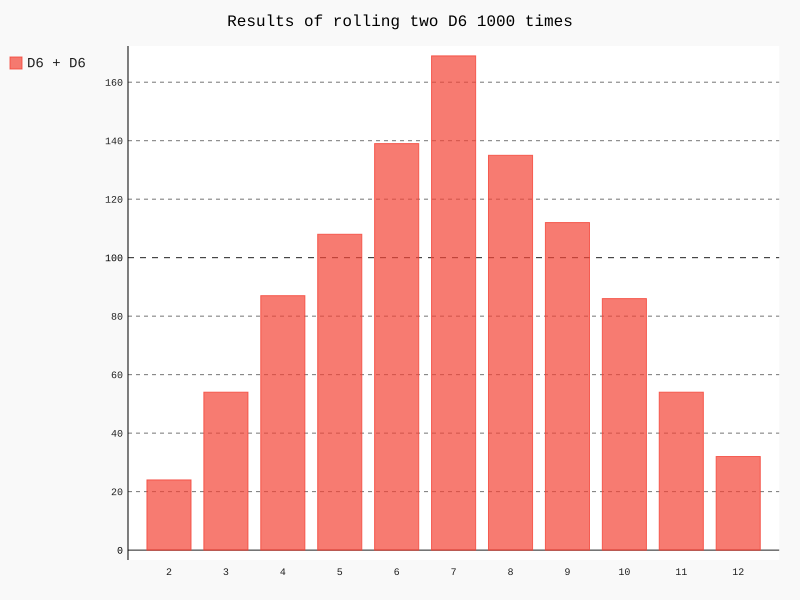

Here is the Python script that generated this plot:
import pygal
from die import Die


# Create a D6

# Create two D6 dice.

die_1 = Die()
die_2 = Die()

# Make some rolls, and store result
results = []
for roll_num in range(1000):
    result = die_1.roll() + die_2.roll()
    results.append(result)

# analyse the results.

frequencies = []
max_result = die_1.num_sides + die_2.num_sides

for value in range(2, max_result+1):
    frequency = results.count(value)
    frequencies.append(frequency)

# Visualise the results.
hist = pygal.Bar()

hist.title = "Results of rolling two D6 1000 times"
hist.x_labels = ['2', '3', '4', '5', '6', '7', '8', '9', '10', '11', '12']
hist._x_title = "Result"
hist._y_title = "Frequency of Result"

hist.add('D6 + D6', frequencies)
hist.render_to_file('die_visual.svg')

# print(frequencies)
